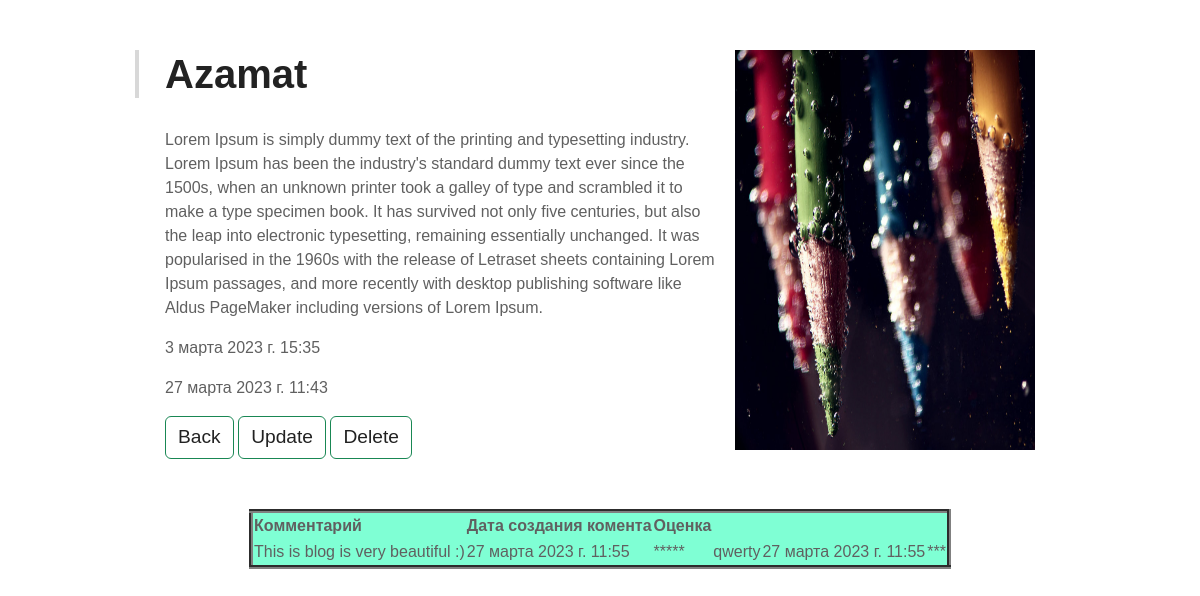
Page /blog/1/ on the committed database.
### blog/models.py (models this page shows, shortened)
class Post(models.Model):
    title = models.CharField(max_length=100)
    description = models.TextField(null=True)
    image = models.ImageField(upload_to="")
    created_date = models.DateTimeField(auto_now_add=True)
    updated_date = models.DateTimeField(auto_now=True)

class CommentBlog(models.Model):
    RATING = (
        ('*', '*'),
        ('**', '**'),
        ('***', '***'),
        ('****', '****'),
        ('*****', '*****'),
    )
    blog_comment = models.ForeignKey(Post,on_delete=models.CASCADE, related_name='comment_object')
    text = models.TextField()
    rate = models.CharField(max_length=100, choices=RATING)
    created_date = models.DateTimeField(auto_now_add=True)

### blog/views.py (the view)
# urls.py: path("blog/<int:id>/", views.PostDetailView.as_view(), name="blog_detail"),
class PostDetailView(generic.DetailView):
    template_name = 'post_list_detail.html'
    def get_object(self, **kwargs):
        blog_id = self.kwargs.get('id')
        return get_object_or_404(models.Post, id=blog_id)

### templates/post_list_detail.html (shortened to what this page needs)
{% load static %}
<!DOCTYPE html>
<html lang="en">
<head>
    <link href="https://cdn.jsdelivr.net/npm/bootstrap@5.3.0-alpha1/dist/css/bootstrap.min.css" rel="stylesheet">
</head>
<body>
<link rel="stylesheet" href="{% static 'css/style2.css' %}">
<div class="container">
    <div class="post">
        <div class="post-image">
            <img src="{{object.image.url}}" width="400" height="400">
        </div>
        <div class="post-content">
            <div class="post-header">
                <h1>{{object.title}}</h1>
            </div>
            <p>{{object.description}}
            </p>
            <p>{{object.created_date}}</p>
            <p>{{object.updated_date}}</p>
        </div>
        <button type="button" class="btn btn-outline-success"><a href="/blog/" class="a">Back</a></button>
        <button type="button" class="btn btn-outline-success"><a href="/blog/{{object.id}}/update/" class="a">Update</a></button>
        <button type="button" class="btn btn-outline-success"><a href="/blog/{{object.id}}/delete/" class="a">Delete</a></button>
    </div>
</div>
<center>
    <table border="4" bgcolor="#7fffd4">
        <tr><th>Комментарий</th><th>Дата создания комента</th><th>Оценка</th></tr>
        <tr>{% for j in object.comment_object.all %}
        <td>{{j.text}}</td> <td>{{j.created_date}}</td> <td>{{j.rate}}</td>
        {% endfor %}</tr>
    </table>
</center>
</body>
</html>

### static/css/style2.css (style rules this page uses)
* { box-sizing: border-box; margin: 0; }
body { font-family: 'Montserrat', sans-serif; color: #606060; font-size: 14px; }
.container { max-width: 960px; margin: 50px auto; padding: 0 15px; background: white; }
.post-image img { width: 100%; margin: 0 0 20px 0; }
.post h1 { color: #222; font-weight: 600; margin-bottom: 30px; }
p { line-height: 1.5; margin-bottom: 1em; }
@media (min-width: 768px) { body { font-size: 16px; } }
@media (min-width: 768px) { .container { padding: 0 45px; } }
@media (min-width: 768px) { .post-image img { float: right; width: 300px; margin: 0 0 20px 20px; } }
@media (min-width: 768px) { .post-header { padding-left: 26px; border-left: 4px solid #D8D8D8; margin-left: -30px; } }
.a { text-decoration: none; color: #222222; font-size: larger; }

### rows in the picture
Post: image (picture), title "Azamat", description "Lorem Ipsum is simply dummy text of the printing and typesetting industry. Lorem Ipsum has been the industry's standard dummy text ever since the 1500s, when an unknown printer took a galley of type and scrambled it to make a type specimen book. It has survived not only five centuries, but also the leap into electronic typesetting, remaining essentially unchanged. It was popularised in the 1960s with the release of Letraset sheets containing Lorem Ipsum passages, and more recently with desktop publishing software like Aldus PageMaker including versions of Lorem Ipsum.", created_date "3 марта 2023 г. 15:35", updated_date "27 марта 2023 г. 11:43"
CommentBlog: text "This is blog is very beautiful :)", created_date "27 марта 2023 г. 11:55", rate "*****"
CommentBlog: text "qwerty", created_date "27 марта 2023 г. 11:55", rate "***"
